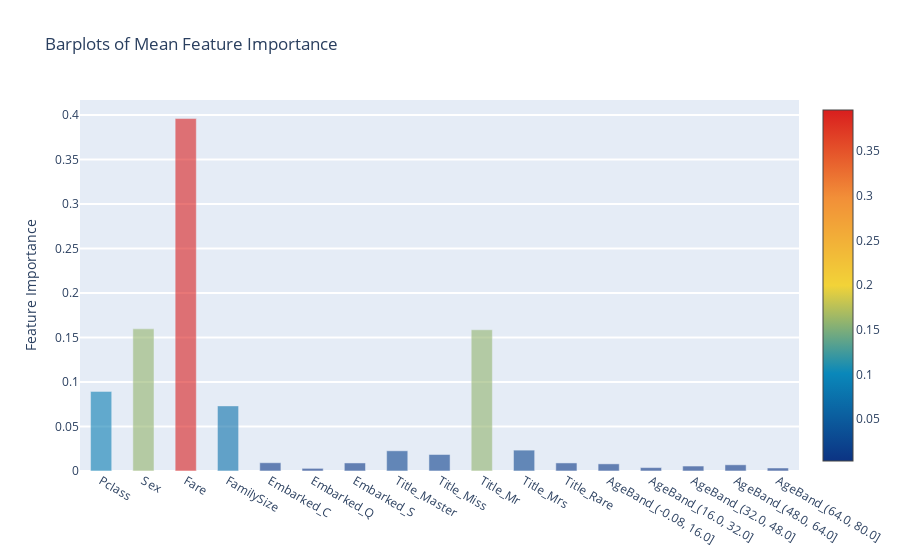

Notebook cell for this chart:
### Code cell
y = feature_dataframe['mean'].values
x = feature_dataframe['features'].values
data = [go.Bar(
            x= x,
             y= y,
            width = 0.5,
            marker=dict(
               color = feature_dataframe['mean'].values,
            colorscale='Portland',
            showscale=True,
            reversescale = False
            ),
            opacity=0.6
        )]

layout= go.Layout(
    autosize= True,
    title= 'Barplots of Mean Feature Importance',
    hovermode= 'closest',

    yaxis=dict(
        title= 'Feature Importance',
        ticklen= 5,
        gridwidth= 2
    ),
    showlegend= False
)
fig = go.Figure(data=data, layout=layout)
py.iplot(fig, filename='bar-direct-labels')

### Figure 1 — Plotly figure (JSON) as saved in the notebook; plotly's stock layout.template omitted (floating-point values rounded to 4 significant figures)
{"data": [{"marker": {"color": [0.08947, 0.1598, 0.3961, 0.07317, 0.009283, 0.002972, 0.009041, 0.02269, 0.01855, 0.1587, 0.02346, 0.009058, 0.00801, 0.003818, 0.005571, 0.006963, 0.003362], "colorscale": [[0, "rgb(12,51,131)"], [0.25, "rgb(10,136,186)"], [0.5, "rgb(242,211,56)"], [0.75, "rgb(242,143,56)"], [1, "rgb(217,30,30)"]], "reversescale": false, "showscale": true}, "opacity": 0.6, "type": "bar", "width": 0.5, "x": ["Pclass", "Sex", "Fare", "FamilySize", "Embarked_C", "Embarked_Q", "Embarked_S", "Title_Master", "Title_Miss", "Title_Mr", "Title_Mrs", "Title_Rare", "AgeBand_(-0.08, 16.0]", "AgeBand_(16.0, 32.0]", "AgeBand_(32.0, 48.0]", "AgeBand_(48.0, 64.0]", "AgeBand_(64.0, 80.0]"], "y": [0.08947, 0.1598, 0.3961, 0.07317, 0.009283, 0.002972, 0.009041, 0.02269, 0.01855, 0.1587, 0.02346, 0.009058, 0.00801, 0.003818, 0.005571, 0.006963, 0.003362]}], "layout": {"autosize": true, "hovermode": "closest", "showlegend": false, "title": {"text": "Barplots of Mean Feature Importance"}, "yaxis": {"gridwidth": 2, "ticklen": 5, "title": {"text": "Feature Importance"}}}}
